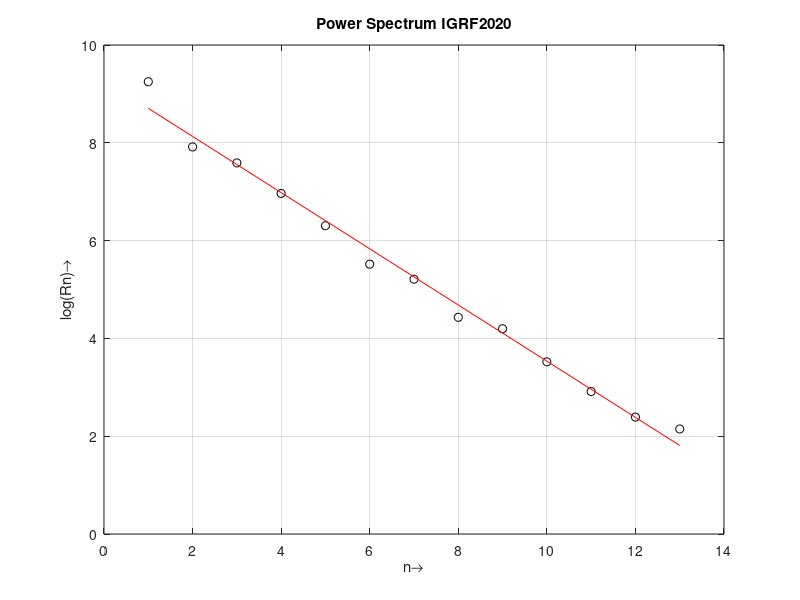

The MATLAB source for this figure:
% plot of logRn vs n
clear all
data=importdata('IGRF2020.dat');
n1=data(1,1):data(end,1);

for n=1:(data(end,1))
    [r,c]=find(data(:,1)==n);
    Rn(n,1)=(n+1)*sum(data(r,2).^2);
end
plot(n1,log10(Rn),'ok')
grid on, hold on


P=polyfit(n1',log10(Rn),1);
y1=polyval(P,n1);
plot(n1,y1','r')
title('Power Spectrum IGRF2020')
xlabel('n\rightarrow'),ylabel('log(Rn)\rightarrow')
